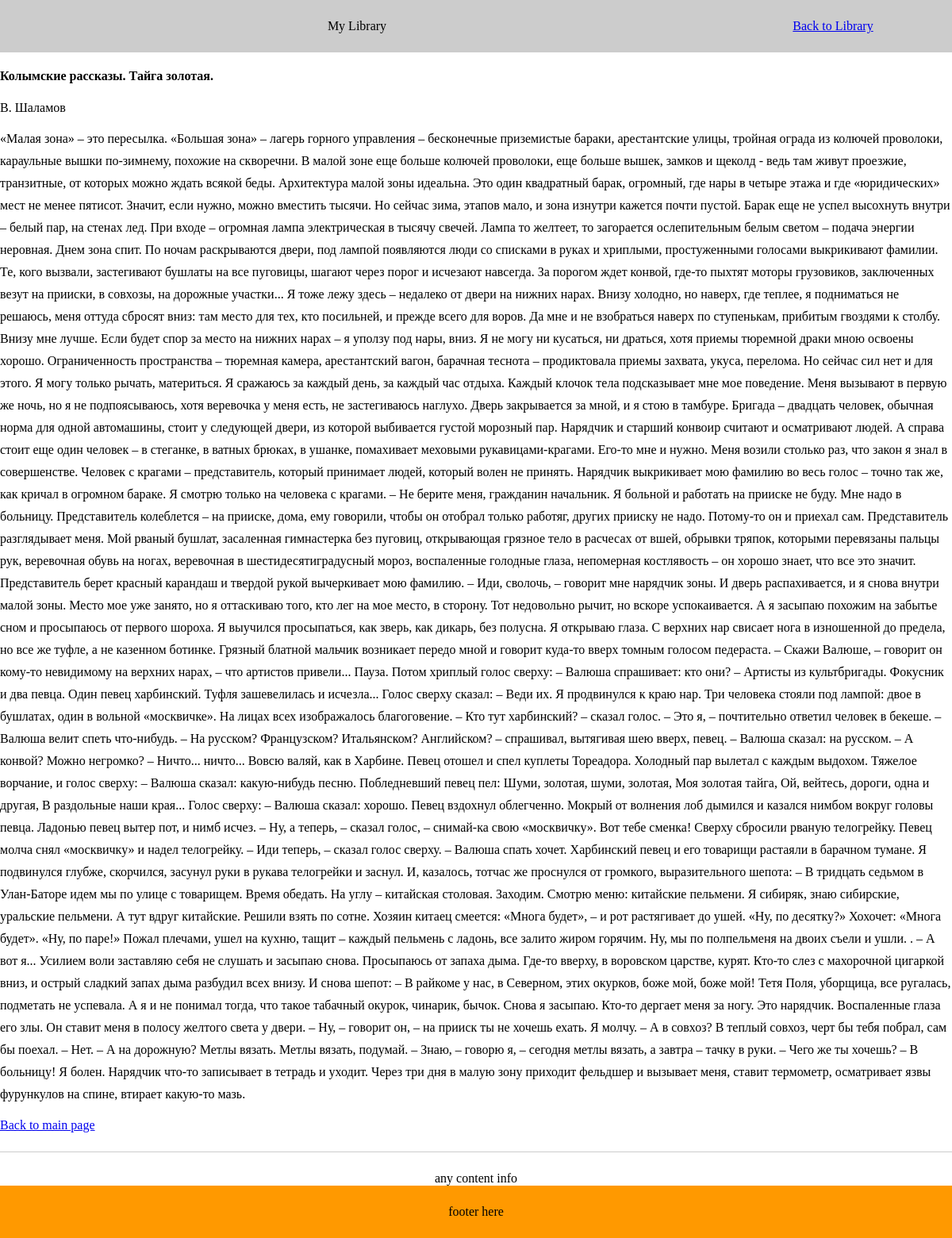
Page /book.php?id=6 on the committed database.
### tables this page shows
CREATE TABLE `author` (
  `id_author` int(11) NOT NULL,
  `name_author` varchar(128) NOT NULL
);

CREATE TABLE `book` (
  `id_book` int(11) NOT NULL,
  `title_book` varchar(128) NOT NULL,
  `text_book` text NOT NULL
);

### model/m_db.php (called while the page is built, shortened)
<?php
function db_connect() {
    static $db;
    if ($db === null) {
        $db = new PDO('mysql:host=localhost;dbname=booklib', 'root', 'root');
        $db->exec('SET NAMES UTF8');
    }
    return $db;
}
function db_query($sql, $params = []) {
    $db = db_connect();
    $query = $db->prepare($sql);
    $query->execute($params);
    return $query;
}
function db_checkerror($query) {
    $info = $query->errorInfo();
}

### model/m_book.php (called while the page is built, shortened)
<?php
include_once 'm_db.php';
function getAllSingleData($id_book)
{
    $params = ['id_book' => $id_book];
    $query = db_query("SELECT author.name_author, book.title_book, book.text_book
                           FROM cross_book_author
                           JOIN author on author.id_author = cross_book_author.id_author
                           JOIN book on book.id_book = cross_book_author.id_book
                           WHERE book.id_book = :id_book", $params);
    $getAllSingleData = $query->fetch();
    return $getAllSingleData;
}

### view/v_book.php (the view)
<div class="content">
    <div class="container">
        <div class="content__inner">
            <div class="content__main content__main--width-full">
                    <div class="book">
                        <h4 class="book__title"><?php echo $getAllSingleData['title_book'] ?></h4>
                        <div class="book__author"><?php echo $getAllSingleData['name_author']?></div>
                        <p class="book__preview"><?php echo $getAllSingleData['text_book']?></p>
                        <a href="/index.php" class="book__link">Back to main page</a>
                    </div>
                <div style="text-align: center; padding-top: 24px;">any content info</div>
            </div>
        </div>
    </div>
</div>

### assets/css/style.css (style rules this page uses)
html, body { padding: 0; margin: 0; }
.container { max-width: 1200px; width: 100%; margin: 0 auto; }
.content { flex-grow: 1; }
.content__inner { display: flex; }
.content__main { width: 75%; padding: 24px 24px 24px 12px; }
.content__main--width-full { width: 100%; padding: 0; }
.book { border-bottom: 1px solid #ccc; padding-bottom: 24px; }
.book__preview { line-height: 1.75rem; }

### rows in the picture
author: book.title_book "Колымские рассказы. Тайга золотая.", name_author "В. Шаламов", book.text_book "«Малая зона» – это пересылка. «Большая зона» – лагерь горного управления – бесконечные приземистые бараки, арестантские улицы, тройная ограда из колючей проволоки, караульные вышки по-зимнему, похожие на скворечни. В малой зоне еще больше колючей проволоки, еще больше вышек, замков и щеколд - ведь там живут проезжие, транзитные, от которых можно ждать всякой беды. Архитектура малой зоны идеальна. Это один квадратный барак, огромный, где нары в четыре этажа и где «юридических» мест не менее пятисот. Значит, если нужно, можно вместить тысячи. Но сейчас зима, этапов мало, и зона изнутри кажется почти пустой. Барак еще не успел высохнуть внутри – белый пар, на стенах лед. При входе – огромная…"
